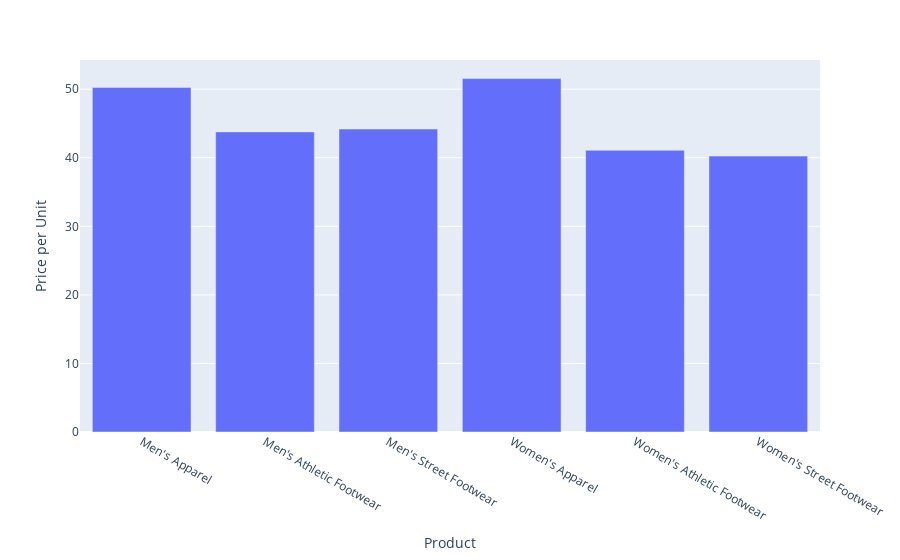

Notebook code cell kept with this figure:
### Code cell
px.bar(df_product_price, x = "Product", y = "Price per Unit")

### Figure 1 — Plotly figure (JSON) as saved in the notebook; plotly's stock layout.template omitted (floating-point values rounded to 4 significant figures)
{"data": [{"alignmentgroup": "True", "hovertemplate": "Product=%{x}<br>Price per Unit=%{y}<extra></extra>", "legendgroup": "", "marker": {"color": "#636efa", "pattern": {"shape": ""}}, "name": "", "offsetgroup": "", "orientation": "v", "showlegend": false, "textposition": "auto", "type": "bar", "x": ["Men's Apparel", "Men's Athletic Footwear", "Men's Street Footwear", "Women's Apparel", "Women's Athletic Footwear", "Women's Street Footwear"], "xaxis": "x", "y": [50.26, 43.78, 44.19, 51.55, 41.09, 40.24], "yaxis": "y"}], "layout": {"barmode": "relative", "legend": {"tracegroupgap": 0}, "margin": {"t": 60}, "xaxis": {"anchor": "y", "domain": [0, 1], "title": {"text": "Product"}}, "yaxis": {"anchor": "x", "domain": [0, 1], "title": {"text": "Price per Unit"}}}}
